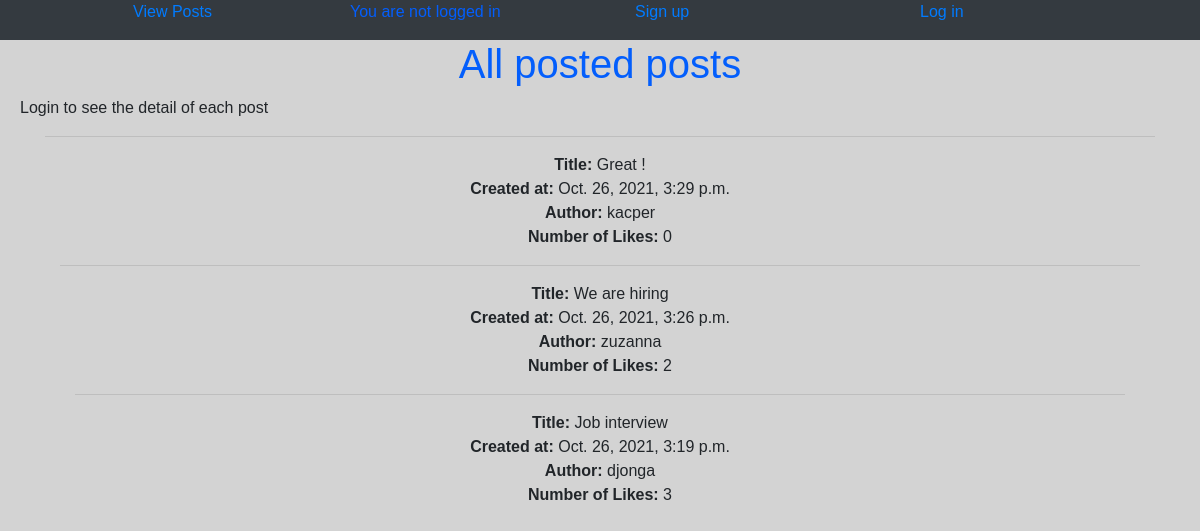
The page / on the database its author committed.
### posts/models.py (models this page shows, shortened)
class Post(models.Model):
    title = models.CharField(max_length = 100)
    body = models.TextField()
    created_at = models.DateTimeField(auto_now_add=True)
    author = models.ForeignKey(User,on_delete = models.CASCADE)
    likes = models.ManyToManyField(User, related_name="post_like", blank=True)
    def number_of_likes(self):
        return self.likes.count()
    class Meta:
        ordering = ('-created_at',)

### posts/views.py (the view)
# urls.py: path('', PostListView.as_view(), name='home'),
class PostListView(ListView):
    model = Post
    template_name = 'posts/post_list.html'
    fields = ['title', 'body', 'author']

### posts/templates/posts/post_list.html (shortened to what this page needs)
{% extends 'base.html' %}
{% block content %}
<h1>All posted posts</h1>
{% if not user.is_authenticated %}
 <p>Login to see the detail of each post</p>
{% endif %}
  {% for post in object_list %}
    <div class="container">
      <ul class="list-unstyled">
          <hr>
        <li> <strong>Title:</strong> {{ post.title}}</li>
        <li><strong>Created at:</strong> {{ post.created_at }}</li>
        <li><strong>Author:</strong> {{ post.author }}</li>
        <li><strong>Number of Likes:</strong> {{ post.number_of_likes }}</li>
{% endfor %}
{% endblock content %}

### templates/base.html (shortened to what this page needs)
<html>
    <head>
        <link rel="stylesheet" href="https://cdn.jsdelivr.net/npm/bootstrap@4.5.3/dist/css/bootstrap.min.css">
    </head>
    <body style="background-color:lightgrey">
        <div class="bg-dark">
            <header>
            <div class="container">
                <div class="row">
                    <div class="col">
                        <a href="{% url 'home' %}">View Posts</a>
                    </div>
                    {% if user.is_authenticated %}
                    <div class="col">
                        <a href="{% url 'post_new' %}">Add a Post </a>
                    </div>
                    <div class="col">
                        <p><a href="{% url 'logout' %}">Log out</a></p>
                    </div>
                    <div class="col">
                        <p style="color: #035efc;">Hi {{ user.username }}!</p>
                    </div>
                    {% else %}
                    <div class="col">
                        <p style="color: #035efc;">You are not logged in</p>
                    </div>
                    <div class="col">
                        <p style="color: #035efc;" > <a href="{% url 'signup' %}"> Sign up</a></p>
                    </div>
                    <div class="col">
                        <p style="color: #035efc;"> <a href="{% url 'login' %}">Log in</a> </p>
                    </div>
                    {% endif %}
                </div>
                </header>
            </div>
{% block content %}
{% endblock content %}
        </div>
    </body>
</html>

### templates/base.html (style rules this page uses)
h1 { color: #035efc; text-align: center; font-family: Arial, Helvetica, sans-serif; }
.container { text-align: center; margin:0 auto; font-family: Arial, Helvetica, sans-serif; }
p { text-align: left; font-family: Arial, Helvetica, sans-serif; margin-left: 20px; }

### rows shown on the page
Post: title "Great !", created_at "Oct. 26, 2021, 3:29 p.m.", author "kacper", number_of_likes "0"
Post: title "We are hiring", created_at "Oct. 26, 2021, 3:26 p.m.", author "zuzanna", number_of_likes "2"
Post: title "Job interview", created_at "Oct. 26, 2021, 3:19 p.m.", author "djonga", number_of_likes "3"
